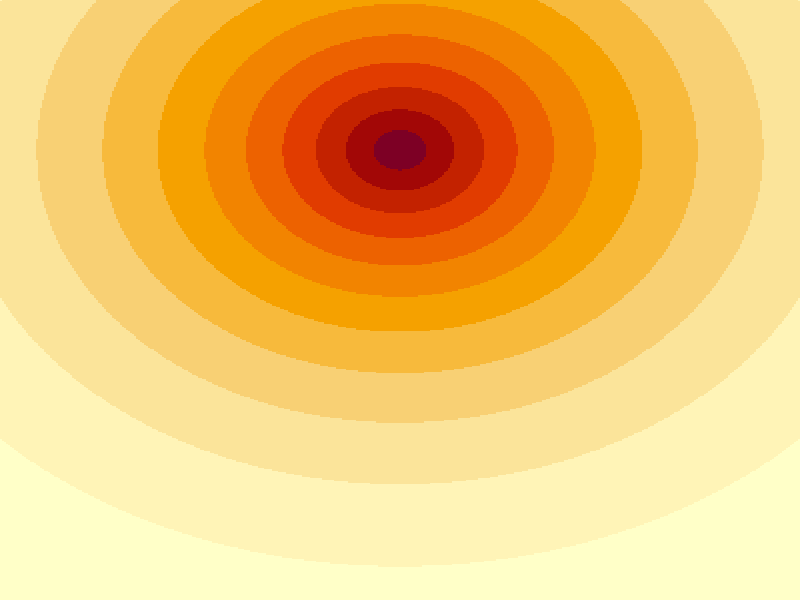

Here is the R script that generated this plot: (Note: this script raises an error after producing the figure.)
local({
  jet.colors = colorRampPalette(c('#00007F', 'blue',
                                  '#007FFF', 'cyan', '#7FFF7F', 'yellow', '#FF7F00', 'red',
                                  '#7F0000'))
  m = 400
  C = complex(real = rep(seq(-1.8, 0.6, length.out = m),
                         each = m), imag = rep(seq(-1.2, 1.2, length.out = m), m))
  C = matrix(C, m, m)
  Z = 0
  X = array(0, c(m, m, 20))
  for (k in 1:20) {
    Z = Z^2 + C
    X[, , k] = exp(-abs(Z))
  }
  par(mar = rep(0, 4), ann = FALSE)
  for (k in 1:20) {
    dev.hold()
    image(X[, , k])
    ani.pause(0.01)
  }
})
